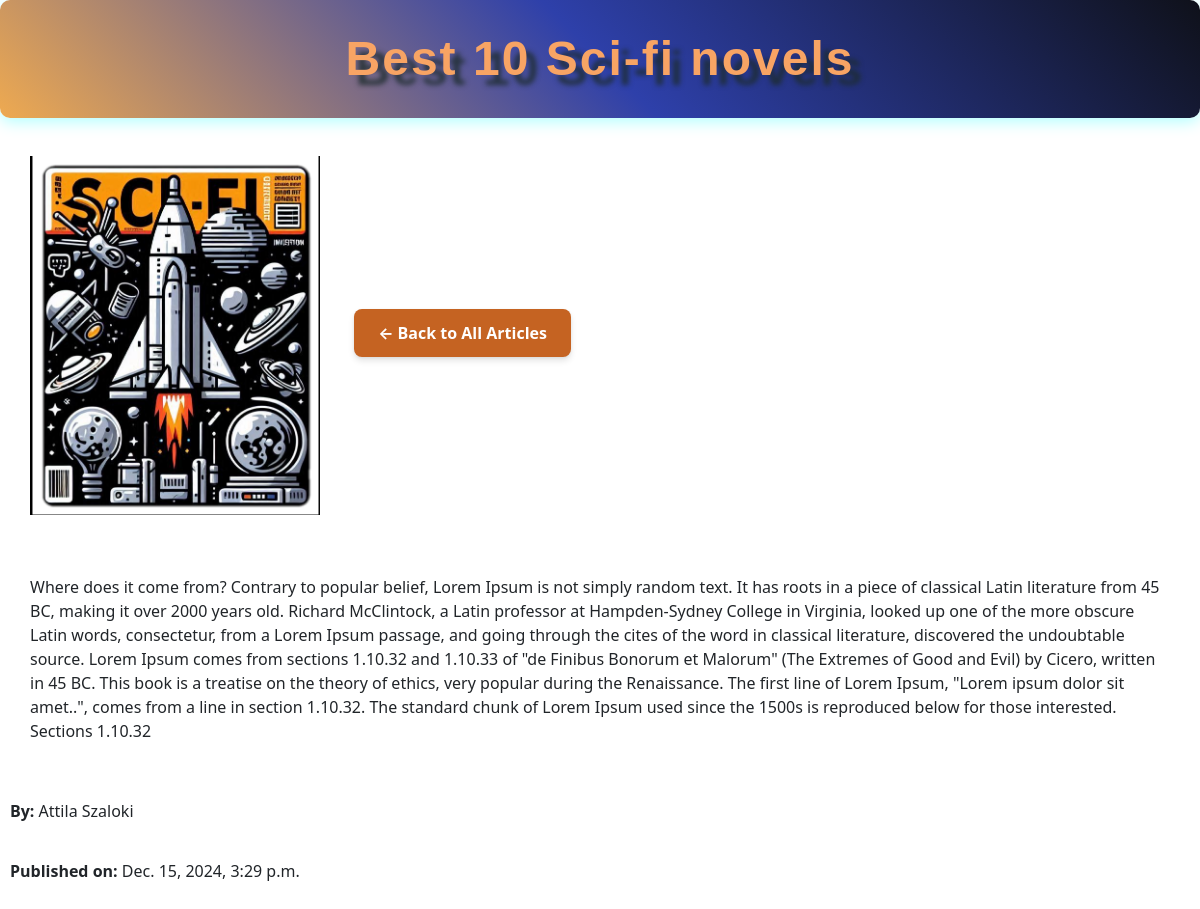
Screenshot of /article/2/ with the database file from the repository.
### articles/models.py (models this page shows, shortened)
class Article(models.Model):
    title = models.CharField(max_length=255)
    content = models.TextField()
    author = models.CharField(max_length=100)
    publish_date = models.DateField()
    featured_image = models.ImageField(upload_to='images/', blank=True, null=True)

### articles/views.py (the view)
# urls.py: path('article/<int:article_id>/', views.article_detail, name='article_detail'),
def article_detail(request, article_id):
    article = get_object_or_404(Article, id=article_id)
    return render(request, 'articles/article_detail.html', {'article': article})

### articles/templates/articles/article_detail.html (shortened to what this page needs)
{% load static %}
<!DOCTYPE html>
<html lang="en">
  <head>
    <link
      rel="stylesheet"
      type="text/css"
      href="{% static 'css/styles.css' %}"
    />
    <link
      rel="stylesheet"
      href="https://cdn.jsdelivr.net/npm/bootstrap@5.3.0/dist/css/bootstrap.min.css"
    />
  </head>
  <body>
    <h1 class="sci-fi-heading">{{ article.title }}</h1>
    {% if article.featured_image %}
    <img
      src="{{ article.featured_image.url }}"
      class="article-image"
      alt="{{ article.title }}"
    />
    {% endif %}
    <a href="{% url 'home' %}" class="back-button">← Back to All Articles</a>
    <div class="article-text"><p>{{ article.content }}</p></div>
    <div class="article-author">
      <p><strong>By:</strong> {{ article.author }}</p>
    </div>
    <div class="published-date">
      <p><strong>Published on:</strong> {{ article.publish_date }}</p>
    </div>
  </body>
</html>

### articles/static/css/styles.css (style rules this page uses)
.sci-fi-heading { font-family: 'Orbitron', sans-serif; font-weight: 700; font-size: 3rem; letter-spacing: 2px; color: #f8a464; text-shadow: 10px 10px 5px rgba(29, 44, 44, 0.8); text-align: center; position: sticky; top: 0; z-index: 1000; background: linear-gradient(45deg, #eea94ffd, #2e40aa, #0f111a); padding: 30px 20px; text-align: center; border-radius: 10px; box-shadow: 0 4px 15px rgba(0, 255, 255, 0.3); }
.back-button { display: inline-block; margin-top: 50px; padding: 12px 24px; color: #ffffff; background-color: #c56322; text-decoration: none; border-radius: 8px; font-size: 16px; font-weight: bold; text-align: center; box-shadow: 0 4px 6px rgba(0, 0, 0, 0.1), 0 1px 3px rgba(0, 0, 0, 0.06); transition: all 0.3s ease-in-out; cursor: pointer; }
.article-image { max-width: 350px; padding: 30px; }
.article-text { padding: 30px; }
.article-author { padding: 10px; }
.published-date { padding: 10px; }

### rows the page displays
Article: title "Best 10 Sci-fi novels", featured_image (picture), content "Where does it come from? Contrary to popular belief, Lorem Ipsum is not simply random text. It has roots in a piece of classical Latin literature from 45 BC, making it over 2000 years old. Richard McClintock, a Latin professor at Hampden-Sydney College in Virginia, looked up one of the more obscure Latin words, consectetur, from a Lorem Ipsum passage, and going through the cites of the word in classical literature, discovered the undoubtable source. Lorem Ipsum comes from sections 1.10.32 and 1.10.33 of \"de Finibus Bonorum et Malorum\" (The Extremes of Good and Evil) by Cicero, written in 45 BC. This book is a treatise on the theory of ethics, very popular during the Renaissance. The first…", author "Attila Szaloki", publish_date "Dec. 15, 2024, 3:29 p.m."
